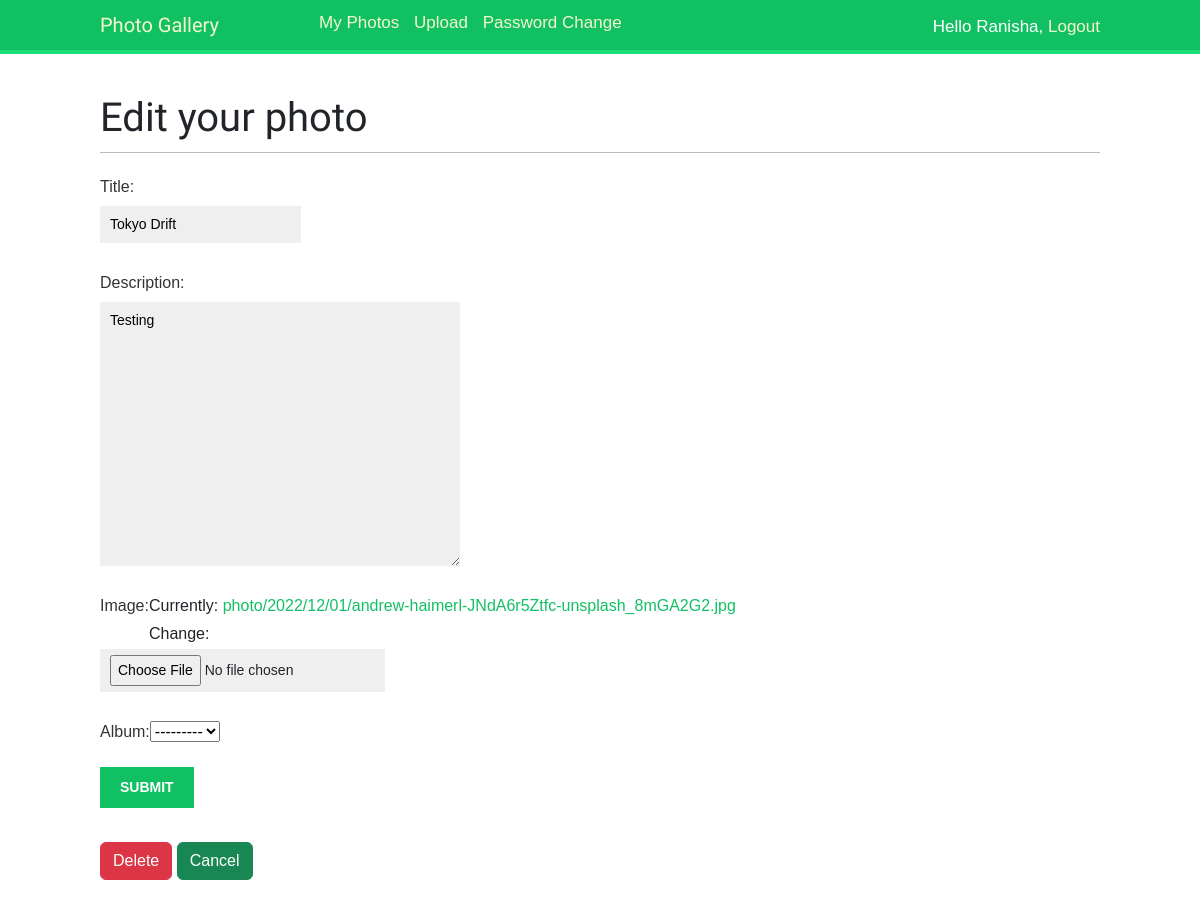
Screenshot of /edit/5/tokyo-drift/ (signed in) with the database file from the repository.
### photos/models.py (models this page shows, shortened)
class Photo(models.Model):
    user = models.ForeignKey(User,on_delete=models.CASCADE, db_index=True)
    album = models.ForeignKey(Album,on_delete=models.CASCADE, related_name ='photo')
    title = models.CharField(max_length=200,blank = False, db_index=True)
    description = models.TextField(blank = True)
    image = models.ImageField(blank = False,upload_to = 'photo/%Y/%m/%d')
    slug = models.SlugField(max_length=200, unique=True)
    created = models.DateField(auto_now_add=True)

### photos/views.py (the view)
# urls.py: path('edit/<int:id>/<str:slug>/',views.edit,name='edit'),
@login_required()
def edit(request,id,slug):
    photo = get_object_or_404(Photo,id=id,slug=slug)
    user = request.user
    if request.method == 'POST':
        edit_form = PhotoEditForm(user,data=request.POST,files=request.FILES, instance=photo)
        if edit_form.is_valid():
            cd = edit_form.cleaned_data
            if photo.album:
                photo.album = cd['album']
                photo.save()
            edit_form.save()
            messages.success(request,"You're photo was sucessfully edited")
        return redirect('photo:photo_list')
    else:
        edit_form=PhotoEditForm(user, instance=photo)
        return render(request,'photo_album/edit.html',{'edit_form':edit_form,'photo':photo})

### photos/forms.py
class PhotoEditForm(forms.ModelForm):
    album = forms.ModelChoiceField(queryset=Album.objects.all(), label="Album",required=False)
    def __init__(self,user,*args,**kwargs):
        super(PhotoEditForm,self).__init__(*args, **kwargs)
        self.fields['album'].queryset = Album.objects.filter(photo__user = user).distinct()
    class Meta:
        model = Photo
        fields = ('title','description','image',)

### photos/templates/photo_album/edit.html (shortened to what this page needs)
{% extends 'base.html' %}
{% load static %}
{% block content %}
    <h1>Edit your photo</h1>
    <form action="" method="post" enctype="multipart/form-data">
        {{edit_form.as_p}}
        <input type="submit" value="Submit">
    </form>
    <br>
    <a href="{% url 'photo:delete' photo.id %}"><button class="btn btn-danger" type="submit">Delete</button></a>
    <a href="{% url 'photo:photo_list' %}"><button class="btn btn-success" type="submit">Cancel</button></a>
{% endblock content %}

### photos/templates/base.html (shortened to what this page needs)
{% load static %}
<!DOCTYPE html>
<html lang="en">
<head>
  <link href="https://cdn.jsdelivr.net/npm/bootstrap@5.2.2/dist/css/bootstrap.min.css" rel="stylesheet">
  <link href="{% static "css/styles.css" %}" rel="stylesheet">
</head>
<body>
  <div id="header">
    <span class="logo">Photo Gallery</span>
      {% if request.user.is_authenticated %}
        <ul class="menu">
            <a href="{% url "photo:photo_list" %}">My Photos</a>
            <a style="padding-left:10px" href="{% url 'photo:upload' %}">Upload</a>
            <a style="padding-left:10px" href="{% url 'photo:password_change' %}">Password Change</a>
        </ul>
      {% endif %}
    <span class="user">
      {% if request.user.is_authenticated %}
         Hello {{ request.user.first_name }},
         <a href="{% url 'photo:signout' %}">Logout</a>
      {% else %}
         <a href="{% url 'photo:register' %}">Create Account</a>
         <a style="padding-left:10px" href="{% url 'photo:signin' %}">Sign in</a>
      {% endif %}
    </span>
  </div>
<div id="content">
  {% block content %}
  {% endblock %}
</div>
</body>
</html>

### photos/static/css/styles.css (style rules this page uses)
body { margin:0; padding:0; font-family:helvetica, sans-serif; }
p { line-height: 1.8; }
a { color:#12c064; text-decoration:none; }
h1, h2, h3, h4, h5 , h6 { font-family: 'Muli', sans-serif; font-weight:normal; }
h1 { border-bottom:1px solid #bbb; padding:0 0 10px 0; margin:10px 0 20px 0; }
#header { padding:10px 100px; font-size:14px; background:#12c064; color:#fff; border-bottom:4px solid #1cdf78; overflow:auto; }
#header .logo { font-family: 'Muli', sans-serif; float:left; color:#f3f7cc; font-size:20px; margin-right:10%; }
#header ul.menu { list-style:none; float:left; margin:0; padding:0; font-size: 17px; }
#header a { color:#f3f7cc; }
#header .user { float:right; padding-top:4px; font-size: 17px; }
#content { padding:30px 100px; }
form { overflow:auto; }
form p { width:100%; overflow:auto; }
label { float:left; clear:both; color:#333; margin-bottom:4px; }
input, textarea { clear:both; float:left; margin:0 0 10px; background:#efefef; border:0; padding:6px 10px; font-size:14px; }
input[type=submit], a.button { font-weight:bold; background:#12c064; color:#fff; padding:10px 20px; font-size:14px; text-transform:uppercase; }

### rows the page displays
Photo: title "Tokyo Drift", description "Testing", album "---------"

### other values shown
{{ request.user.first_name }} "Ranisha"
